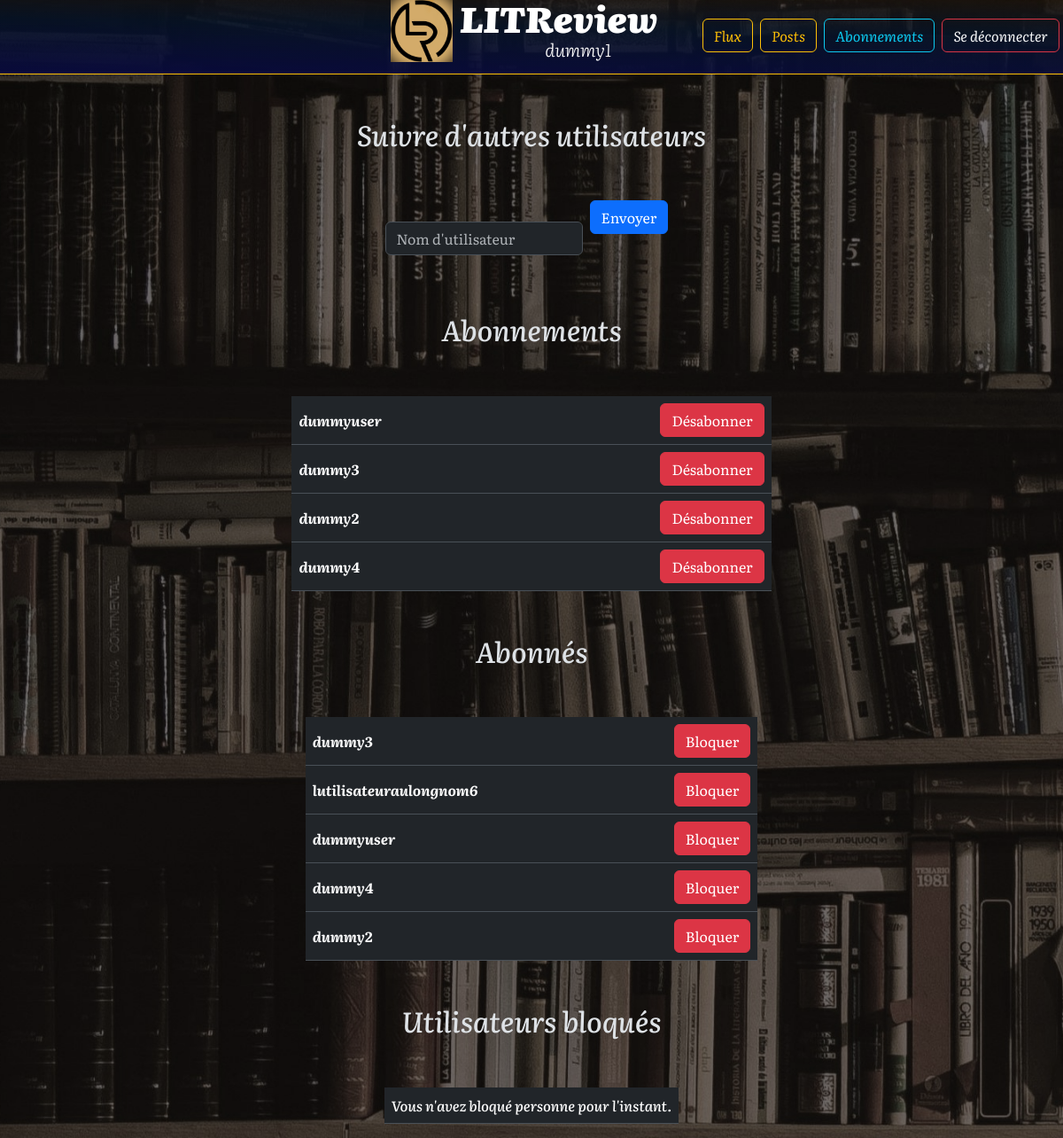
Screenshot of /mesabonnements/ (signed in) with the database file from the repository.
### authentication/models.py (models this page shows)
class CustomUser(AbstractUser):
    email = models.EmailField(unique=True)

### blog/models.py (models this page shows, shortened)
class UserFollows(models.Model):
    user = models.ForeignKey(
        to=settings.AUTH_USER_MODEL, on_delete=models.CASCADE, related_name='following')  # Utilisateur qui suit
    followed_user = models.ForeignKey(
        to=settings.AUTH_USER_MODEL, on_delete=models.CASCADE, related_name='followed_by')  # Utilisateur suivi
    class Meta:
        unique_together = ('user', 'followed_user', )
        verbose_name = 'suivi d\'utilisateur'
        verbose_name_plural = 'Utilisateurs & Suivis'

### blog/views.py (the view, shortened to what this page needs)
# urls.py: path('mesabonnements/', SubscriptionView.as_view(), name='mesabonnements'),
class SubscriptionView(LoginRequiredMixin, TemplateView):
    template_name = 'blog/mesabonnements.html'
    def get_context_data(self, **kwargs):
        context = super().get_context_data(**kwargs)
        context['form'] = FollowUserForm()
        context['user_follows'] = UserFollows.objects.filter(user=self.request.user)
        context['followers'] = UserFollows.objects.filter(followed_user=self.request.user)
        context['blocked_users'] = UserBlock.objects.filter(user=self.request.user).select_related('blocked_user')
        return context

### blog/forms.py
class FollowUserForm(forms.Form):
    username = forms.CharField(
        max_length=150,
        widget=forms.TextInput(attrs={
            'placeholder': "Nom d'utilisateur",
            'class': 'form-control'
        }),
        label=''
    )

### blog/templates/blog/mesabonnements.html (shortened to what this page needs)
{% extends 'base.html' %}
{% load django_bootstrap5 %}
{% block socials %}
<main>
<div class="literata-500">
    <div class="d-flex justify-content-center my-5">
        <h2> Suivre d'autres utilisateurs </h2>
    </div>
    <div class="d-flex justify-content-center my-sm-2">
        <form method="post" class="form-inline">
            <div class="d-flex gap-2">
                <div class="following-form" aria-label="Entrez le nom de l'utilisateur auquel vous souhaitez vous abonner, et envoyez">
                    {% bootstrap_field form.username placeholder="Nom d'utilisateur" label=False %}
                </div>
                <div class="following-submit">
                    <button class="btn btn-primary mb-3" type="submit" name="follow">Envoyer</button>
                </div>
            </div>
        </form>
    </div>
    <div class="d-flex justify-content-center my-5">
        <h2> Abonnements </h2>
    </div>
    <div class="">
            <table class="table table-hover">
                {% for follow in user_follows %}
                    <tbody class="">
                        <tr class="row justify-content-center">
                            <th class="col-4 text-start align-content-center grow-2" aria-label="{{ follow.followed_user.username }}">
                                {{ follow.followed_user.username }}
                            </th>
                            <td class="col-auto justify-content-end">
                                <form method="post" action="">
                                    <button type="submit" name="unfollow" class="btn btn-danger">Désabonner</button>
                                </form>
                            </td>
                        </tr>
                    </tbody>
                {% empty %}
                <tbody class="">
                    <tr class="row justify-content-center">
                        <td colspan="2" class="col-auto px-2 text-start align-content-center grow-2">Vous ne suivez encore personne.</td>
                    </tr>
                </tbody>
                {% endfor %}
            </table>
    </div>
    <div class="d-flex justify-content-center my-5">
        <h2> Abonnés </h2>
    </div>
    <div class="">
        <table class="table table-hover">
            {% for follower in followers %}
                <tbody class="">
                    <tr class="row justify-content-center">
                        <th class="col-4 text-start align-content-center grow-2"
                        aria-label="{{ follower.user.username }}">
                            {{ follower.user.username }}
                        </th>
                        <td class="col-auto justify-content-end">
                            <form method="post" action="">
                                <button type="submit" name="block" class="btn btn-danger">Bloquer</button>
                            </form>
                        </td>
                    </tr>
            {% empty %}
                <tr class="row justify-content-center">
                    <td colspan="2" class="col-auto px-2 text-start align-content-center grow-2"
                    aria-label="Aucun suiveur">Personne ne vous suit pour l'instant.</td>
                </tr>
            {% endfor %}
            </tbody>
        </table>
    </div>
    <div class="d-flex justify-content-center my-5">
        <h2> Utilisateurs bloqués </h2>
    </div>
    <div class="">
        <table class="table table-hover">
            {% for blocked in blocked_users %}
                <tbody class="">
                    <tr class="row justify-content-center">
                        <th class="col-4 text-start align-content-center grow-2"
                        aria-label="{{ blocked.blocked_user.username }}">
                            <s>{{ blocked.blocked_user.username }}</s>
                        </th>
                        <td class="col-auto justify-content-end">
                            <form method="post" action="">
                                {% csrf_token %}
                                <input type="hidden" name="unblock_user_id"
                                aria-label="débloquer {{ blocked.blocked_user.username }}"
                                value="{{ blocked.blocked_user.id }}">
                                <button type="submit" name="unblock"
                                class="btn btn-success">Débloquer</button>
                            </form>
                        </td>
                    </tr>
            {% empty %}
                <tr class="row justify-content-center">
                    <td colspan="2" class="col-auto px-2 text-start align-content-center grow-2"
                    aria-label="Aucun utilisateur bloqué">Vous n'avez bloqué personne pour l'instant.</td>
                </tr>
            {% endfor %}
        </table>
    </div>
</div>
</main>
{% endblock socials %}

### blog/templates/blog/partials/header_connected.html (shortened to what this page needs)
{% load static %}
<header class="literata-900 sticky-top">
    <nav class="navbar header-gradient border-bottom border-warning pt-0 mt-0">
        <div class="container-fluid d-flex align-items-center position-relative">
            <div class="d-flex justify-content-center w-100">
                <a class="navbar-brand mb-0 mt-0 pt-0 d-flex align-items-center" href="/">
                    <img src="{% static 'images/LITrevu.png' %}" alt="Logo du site LITReview" width="70" height="70" class="me-2">
                    <div class="d-flex flex-column">
                        <span class="literata-900 pt-0 mt-0 mb-0 pb-0" style="line-height: 1; font-size: 2.5rem;">LITReview</span>
                        <span class="literata-300 fw-light mt-0 pt-0 ms-5 ps-5">{{ user.username }}</span>
                    </div>
                </a>
            </div>
            <div class="d-none d-xl-flex position-absolute mt-1 end-0">
                <a class="btn btn-outline-warning literata-400 me-2"
                href="{% url 'blog:flux' %}"
                aria-label="Le Flux de revues littéraires - création de billets, de critiques et réponses-critiques aux demandes de votre réseau">
                Flux</a>
                <a class="btn btn-outline-warning literata-400 me-2"
                href="{% url 'blog:mesposts' %}"
                aria-label="Vos Posts de revues littéraires - modification et suppression">
                Posts</a>
                <a class="btn btn-outline-info literata-400 me-2"
                href="{% url 'blog:mesabonnements' %}"
                aria-label="Page de gestion de votre réseau - vous abonner ou vous désabonner, bloquer ou débloquer un abonné">
                Abonnements</a>
                <a class="btn btn-outline-danger text-light literata-400 me-1"
                href="{% url 'authentication:logout' %}"
                aria-label="Vous déconnecter du site">
                Se déconnecter</a>
            </div>
        </div>
    </nav>
</header>

### static/css/style.css (style rules this page uses)
body { font-family: "Literata", serif; font-optical-sizing: auto; font-weight: 400; font-style: italic; position: relative; z-index: 1; }
.literata-900 { font-family: "Literata", serif; font-optical-sizing: auto; font-weight: 900; font-style: italic; }
.literata-500 { font-family: "Literata", serif; font-optical-sizing: auto; font-weight: 500; font-style: italic; }
.literata-400 { font-family: "Literata", serif; font-optical-sizing: auto; font-weight: 400; font-style: italic; }
.literata-300 { font-family: "Literata", serif; font-optical-sizing: auto; font-weight: 300; font-style: italic; }
body::before { content: ""; position: fixed; top: 0; left: 0; right: 0; bottom: 0; background: url("../images/background.jpg") no-repeat center center; background-size: cover; filter: grayscale(55%); z-index: -1; }
.sticky-top { position: -webkit-sticky; position: sticky; top: 0; z-index: 1080; }
.header-gradient { background: linear-gradient(1deg, rgba(9,10,59,1) 0%, rgba(3,22,51,0.6) 60%, rgba(71,43,14,0.2) 100%); width: 100%; }
.following-form { max-width: 600px; min-width: 100px; }
.following-submit { min-width: 100px; }

### rows the page displays
CustomUser: username "dummy1"
UserFollows: followed_user.username "dummyuser"
UserFollows: followed_user.username "dummy3"
UserFollows: followed_user.username "dummy2"
UserFollows: followed_user.username "dummy4"
UserFollows: user.username "dummy3"
UserFollows: user.username "lutilisateuraulongnom6"
UserFollows: user.username "dummyuser"
UserFollows: user.username "dummy4"
UserFollows: user.username "dummy2"
